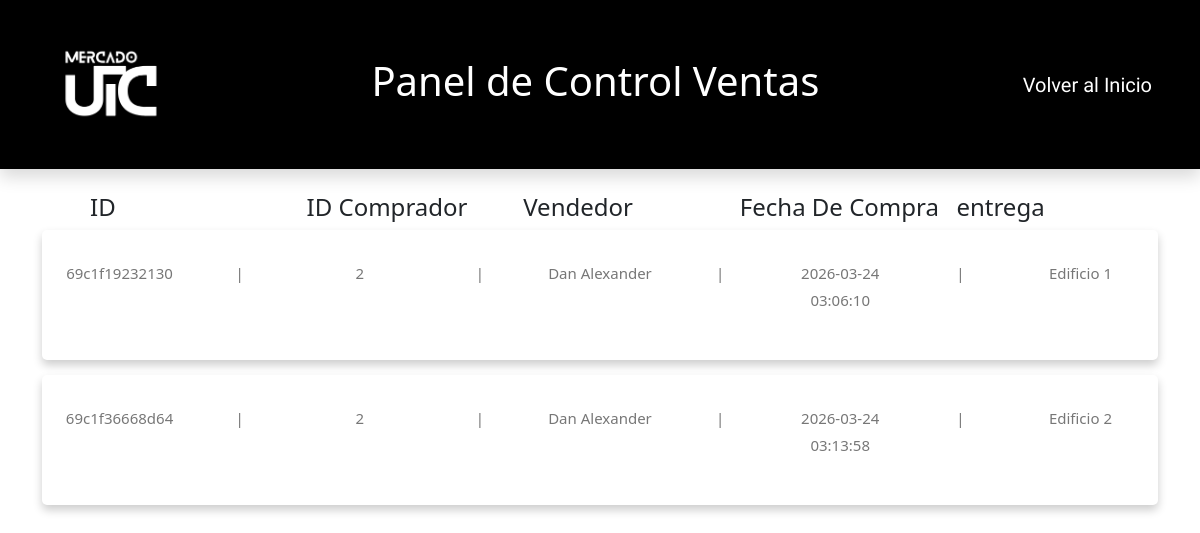
Page /panel-ventas.php (signed in) on the committed database.
### tables this page shows
CREATE TABLE `compras` (
  `idcompra` varchar(50) NOT NULL,
  `idproducto` varchar(50) DEFAULT NULL,
  `idcomprador` int(11) NOT NULL,
  `idvendedor` int(11) NOT NULL,
  `producto` varchar(150) NOT NULL,
  `comprador` varchar(100) NOT NULL,
  `vendedor` varchar(100) NOT NULL,
  `precio` decimal(10,2) NOT NULL,
  `fecha` datetime DEFAULT NULL,
  `domicilio` varchar(255) NOT NULL,
  `tarjeta` varchar(20) DEFAULT NULL,
  `titular` varchar(100) DEFAULT NULL
);

### panel-ventas.php (the view, shortened to what this page needs)
<?php
require_once 'db-conexion.php';
?>
<!DOCTYPE html>
<html lang="en">
<head>
    <link rel="stylesheet" href="estilos.css">
    <link href="https://cdn.jsdelivr.net/npm/bootstrap@5.0.2/dist/css/bootstrap.min.css" rel="stylesheet">
</head>
<body>
    <nav class="shadow p-5 mb-4">
        <div class="d-flex justify-content-between align-items-center">
            <img src="imagenes/logo3.png" alt="Mercado UTC">
            <h1 class="nombre text-white">Panel de Control Ventas</h1>
            <div class="d-flex gap-5">
                <a href="vista-admin.php">Volver al Inicio</a>
            </div>
        </div>
    </nav>
    <div class="container">
        <div class="Headers ms-5">
            <h4>ID</h4>
            <h4>ID Comprador</h4>
            <h4>Vendedor</h4>
            <h4>Fecha De Compra</h4>
            <h4>entrega</h4>
        </div>
    </div>
    <?php
    $query = $cnnPDO->prepare('SELECT * FROM compras');
    $query->execute();
    echo '<div class="container">';
    echo '<div class="box-container">';
    while ($campo = $query->fetch()) {
    ?>
        <div class="box">
            <p> <?php echo $campo["idcompra"]; ?> </p>
            <p>|</p>
            <p> <?php echo $campo["idcomprador"]; ?> </p>
            <p>|</p>
            <p> <?php echo $campo["vendedor"]; ?> </p>
            <p>|</p>
            <p> <?php echo $campo["fecha"]; ?> </p>
            <p>|</p>
            <p> <?php echo $campo["domicilio"]; ?> </p>
        </div>
    <?php
    }
    ?>
    </div>
</body>
</html>

### estilos.css (style rules this page uses)
body { box-sizing: border-box; overflow-x: hidden; }
nav { background-color: black; }
nav a { text-decoration: none; color: white; font-family: 'Kalam', cursive; font-size: 20px; }
nav img { width: 10vw; transition: 0.5s; }

### panel-ventas.php (style rules this page uses)
.container .box-container { display: grid; gap: 15px; }
.Headers { display: grid; grid-template-columns: repeat(auto-fit, minmax(100px, 1fr)); gap: 15px; }
.container .box-container .box { box-shadow: 0 5px 10px rgba(0, 0, 0, .2); border-radius: 5px; background: #fff; text-align: center; padding: 30px 20px; transition: 0.5s; }
.container .box-container .box p { color: #777; font-size: 15px; line-height: 1.8; }
.box { display: grid; grid-template-columns: repeat(auto-fit, minmax(100px, 1fr)); gap: 5px; align-items: space-evenly; }
h1 { text-align: center; }

### rows in the picture
compras: idcompra "69c1f19232130", idcomprador "2", vendedor "Dan Alexander", fecha "2026-03-24 03:06:10", domicilio "Edificio 1"
compras: idcompra "69c1f36668d64", idcomprador "2", vendedor "Dan Alexander", fecha "2026-03-24 03:13:58", domicilio "Edificio 2"
